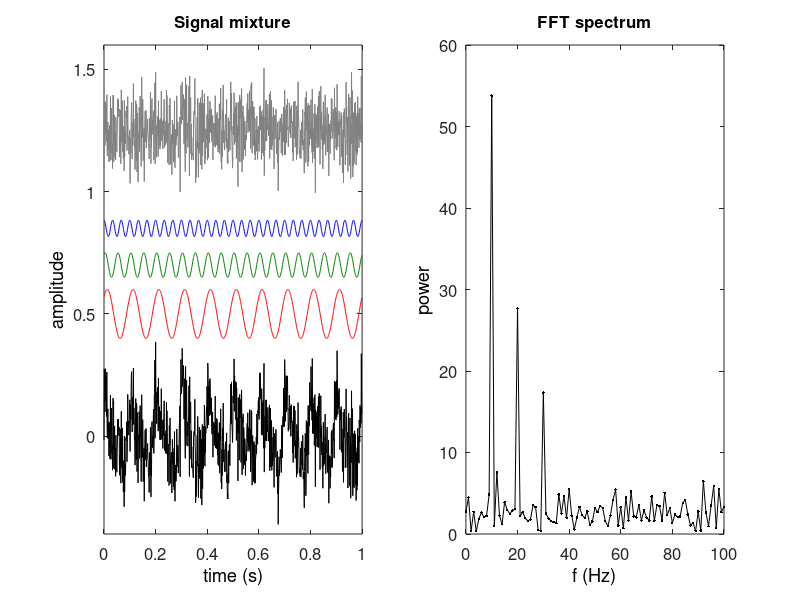

Write the MATLAB code that produced this figure.
%-------------------------------------------------------------------------------
% Function
%-------------------------------------------------------------------------------
function L1_signal_detection()

clc;

% parameters
fs = 1000;          % Hz
N = 1000;           % samples
nDuration = N / fs; % seconds

nFFT = 1000;  % points, fft resolution = fs / nFFT (Hz)

% time variable
dt = 1 / fs;        % seconds
t = (0:dt:(nDuration - dt))';

% frequency variable
f = 0:(fs / nFFT):(fs - (fs / nFFT));

% generate signal
f1 = 10; X1 = (1 / f1) * sin(2 * pi * t * f1 + pi / 4);
f2 = 20; X2 = (1 / f2) * sin(2 * pi * t * f2 + pi / 3);
f3 = 30; X3 = (1 / f3) * sin(2 * pi * t * f3 + pi / 2);
X4 = 0.09 * randn(N, 1);
x = X1 + X2 + X3 + X4;

% fft
Y = abs(fft(x, nFFT)); 

% plot signals
subplot(1, 2, 1);
plot(t, x, 'k'); hold on;
plot(t, X1 + 0.5, 'r');
plot(t, X2 + 0.70, 'Color', [0, 0.5, 0]);
plot(t, X3 + 0.85, 'b');
plot(t, X4 + 1.25, 'Color', [0.5, 0.5, 0.5]);

set(gca, 'XLim', [0, nDuration], 'YLim', [-0.4, 1.6], 'FontSize', 12);
set(get(gca, 'XLabel'), 'String', 'time (s)');
set(get(gca, 'YLabel'), 'String', 'amplitude');
title('Signal mixture', 'FontSize', 12);

subplot(1, 2, 2);
plot(f, Y, 'Color', [0, 0, 0], 'Marker', '.'); hold on;
set(gca, 'XLim', [0, fs / 10], 'FontSize', 12);
set(get(gca, 'XLabel'), 'String', 'f (Hz)');
set(get(gca, 'YLabel'), 'String', 'power');
title('FFT spectrum', 'FontSize', 12);

end % end 

%-------------------------------------------------------------------------------